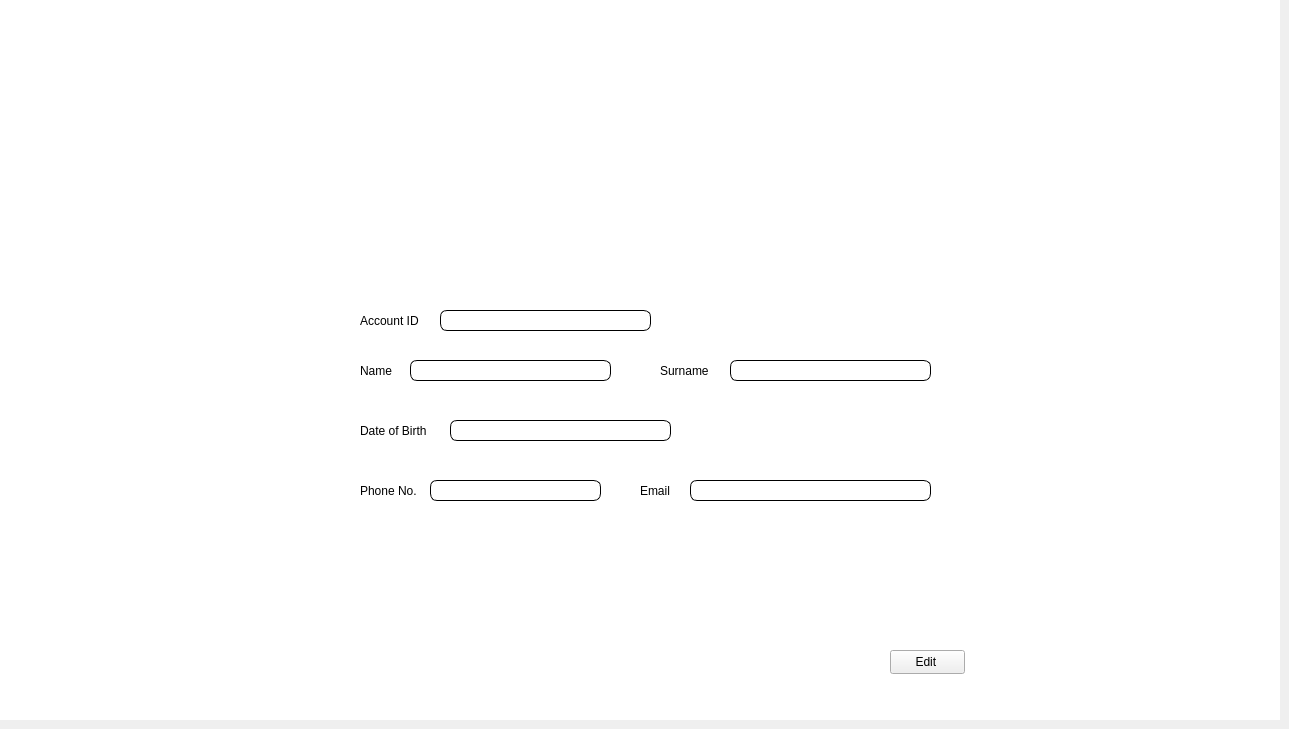
     <widget class="QWidget" name="InfoPage">
      <widget class="QWidget" name="InfoWidget" native="true">
       <property name="geometry">
        <rect>
         <x>0</x>
         <y>0</y>
         <width>1280</width>
         <height>720</height>
        </rect>
       </property>
       <widget class="QLabel" name="InfoLabel">
        <property name="geometry">
         <rect>
          <x>-1</x>
          <y>0</y>
          <width>1291</width>
          <height>720</height>
         </rect>
        </property>
        <property name="styleSheet">
         <string notr="true">background-color: rgb(255, 255, 255);</string>
        </property>
        <property name="text">
         <string/>
        </property>
        <property name="pixmap">
         <pixmap>BusabaImages/busabaInformationBG-01.png</pixmap>
        </property>
       </widget>
       <widget class="QWidget" name="InfoContent" native="true">
        <property name="geometry">
         <rect>
          <x>310</x>
          <y>270</y>
          <width>661</width>
          <height>381</height>
         </rect>
        </property>
        <property name="styleSheet">
         <string notr="true">background-color: rgb(255, 255, 255);</string>
        </property>
        <widget class="QLabel" name="NameInfo">
         <property name="geometry">
          <rect>
           <x>50</x>
           <y>80</y>
           <width>41</width>
           <height>41</height>
          </rect>
         </property>
         <property name="styleSheet">
          <string notr="true">color: rgb(0, 0, 0);
font: 11pt &quot;Maragsa&quot;;</string>
         </property>
         <property name="text">
          <string>Name</string>
         </property>
        </widget>
        <widget class="QLabel" name="NameLabel">
         <property name="geometry">
          <rect>
           <x>100</x>
           <y>90</y>
           <width>201</width>
           <height>21</height>
          </rect>
         </property>
         <property name="styleSheet">
          <string notr="true">QLabel{ 
border-radius:7px;
border:0.5px solid black;
background-color: rgb(255, 255, 255);
color: rgb(0, 0, 0);
}</string>
         </property>
         <property name="text">
          <string/>
         </property>
        </widget>
        <widget class="QLabel" name="SurnameLabel">
         <property name="geometry">
          <rect>
           <x>420</x>
           <y>90</y>
           <width>201</width>
           <height>21</height>
          </rect>
         </property>
         <property name="styleSheet">
          <string notr="true">QLabel{ 
border-radius:7px;
border:0.5px solid black;
background-color: rgb(255, 255, 255);
color: rgb(0, 0, 0);
}</string>
         </property>
         <property name="text">
          <string/>
         </property>
        </widget>
        <widget class="QLabel" name="SurnameInfo">
         <property name="geometry">
          <rect>
           <x>350</x>
           <y>80</y>
           <width>61</width>
           <height>41</height>
          </rect>
         </property>
         <property name="styleSheet">
          <string notr="true">color: rgb(0, 0, 0);
font: 11pt &quot;Maragsa&quot;;</string>
         </property>
         <property name="text">
          <string>Surname</string>
         </property>
        </widget>
        <widget class="QLabel" name="BirthDateInfo">
         <property name="geometry">
          <rect>
           <x>50</x>
           <y>140</y>
           <width>81</width>
           <height>41</height>
          </rect>
         </property>
         <property name="styleSheet">
          <string notr="true">color: rgb(0, 0, 0);
font: 11pt &quot;Maragsa&quot;;</string>
         </property>
         <property name="text">
          <string>Date of Birth</string>
         </property>
        </widget>
        <widget class="QLabel" name="PhoneNumInfo">
         <property name="geometry">
          <rect>
           <x>50</x>
           <y>200</y>
           <width>71</width>
           <height>41</height>
          </rect>
         </property>
         <property name="styleSheet">
          <string notr="true">color: rgb(0, 0, 0);
font: 11pt &quot;Maragsa&quot;;</string>
         </property>
         <property name="text">
          <string>Phone No.</string>
         </property>
        </widget>
        <widget class="QLabel" name="PhoneLabel">
         <property name="geometry">
          <rect>
           <x>120</x>
           <y>210</y>
           <width>171</width>
           <height>21</height>
          </rect>
         </property>
         <property name="styleSheet">
          <string notr="true">QLabel{ 
border-radius:7px;
border:0.5px solid black;
background-color: rgb(255, 255, 255);
color: rgb(0, 0, 0);
}</string>
         </property>
         <property name="text">
          <string/>
         </property>
        </widget>
        <widget class="QLabel" name="EmailInfo">
         <property name="geometry">
          <rect>
           <x>330</x>
           <y>200</y>
           <width>51</width>
           <height>41</height>
          </rect>
         </property>
         <property name="styleSheet">
          <string notr="true">color: rgb(0, 0, 0);
font: 11pt &quot;Maragsa&quot;;</string>
         </property>
         <property name="text">
          <string>Email</string>
         </property>
        </widget>
        <widget class="QLabel" name="EmailLabel">
         <property name="geometry">
          <rect>
           <x>380</x>
           <y>210</y>
           <width>241</width>
           <height>21</height>
          </rect>
         </property>
         <property name="styleSheet">
          <string notr="true">QLabel{ 
border-radius:7px;
border:0.5px solid black;
background-color: rgb(255, 255, 255);
color: rgb(0, 0, 0);
}</string>
         </property>
         <property name="text">
          <string/>
         </property>
        </widget>
        <widget class="QLabel" name="AccountID">
         <property name="geometry">
          <rect>
           <x>50</x>
           <y>30</y>
           <width>71</width>
           <height>41</height>
          </rect>
         </property>
         <property name="styleSheet">
          <string notr="true">color: rgb(0, 0, 0);
font: 11pt &quot;Maragsa&quot;;</string>
         </property>
         <property name="text">
          <string>Account ID</string>
         </property>
        </widget>
        <widget class="QLineEdit" name="BirthDateEdit">
         <property name="geometry">
          <rect>
           <x>140</x>
           <y>150</y>
           <width>221</width>
           <height>21</height>
          </rect>
         </property>
         <property name="styleSheet">
          <string notr="true">QLineEdit{ 
border-radius:7px;
border:0.5px solid black;
background-color: rgb(255, 255, 255);
color: rgb(0, 0, 0);
}

QLineEdit:focus{ 
border:2px solid rgb(2, 43, 61) ;

}</string>
         </property>
        </widget>
        <widget class="QLabel" name="AccountIDLabel">
         <property name="geometry">
          <rect>
           <x>130</x>
           <y>40</y>
           <width>211</width>
           <height>21</height>
          </rect>
         </property>
         <property name="styleSheet">
          <string notr="true">QLabel{ 
border-radius:7px;
border:0.5px solid black;
background-color: rgb(255, 255, 255);
color: rgb(0, 0, 0);
}</string>
         </property>
         <property name="text">
          <string/>
         </property>
        </widget>
       </widget>
       <widget class="QPushButton" name="EditButton">
        <property name="geometry">
         <rect>
          <x>890</x>
          <y>650</y>
          <width>75</width>
          <height>24</height>
         </rect>
        </property>
        <property name="styleSheet">
         <string notr="true">color: rgb(0, 0, 0);</string>
        </property>
        <property name="text">
         <string>Edit </string>
        </property>
       </widget>
      </widget>
     </widget>
